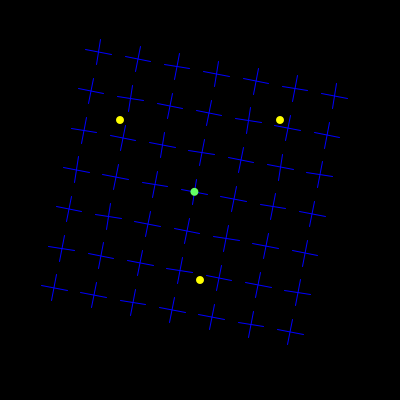
Frame 1 (no input)
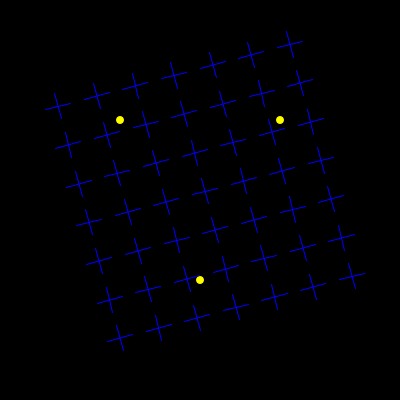
Frame 60 (the mouse pressed at the canvas centre just before this capture)
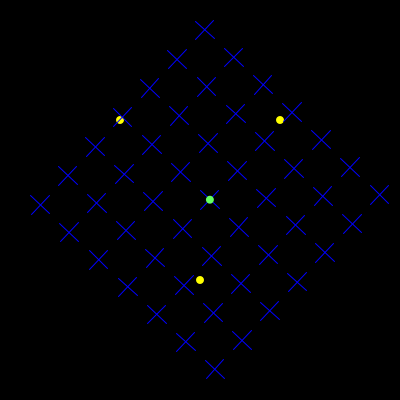
Frame 120 (the mouse held since frame 60 and released just before this capture)

The Processing sketch that drew these frames (run headless with seeded random() and noise(); from frame 60 on, the mouse is pressed at the canvas centre):

// Processing sketch: processing_168594
// ── processing_168594.pde

void setup() {
  size(400, 400);
}

void draw() {
  background(0);
  //Surrounding ellipses
  fill(255, 255, 0);
  noStroke();
  ellipse(120, 120, 8, 8);
  ellipse(280, 120, 8, 8);
  ellipse(200, 280, 8, 8);
  //Grid
  Grid grid = new Grid();
  translate(200, 200);
  rotate(millis()/1000.0);
  grid.draw();
  //Center Ellipse
  if ((frameCount/20) % 2 == 0) {
    noStroke();
    fill(100, 255, 100);
    ellipse(-7, -7, 8, 8);
  }
}

class Grid {
  Grid() {
  }

  void draw() {
    stroke(0, 0, 255);
    for (int x=-140; x<140; x=x+40) {
      for (int y=-140; y<140; y=y+40) {
        line(x, y+13, x+26, y+13);
        line(x+13, y, x+13, y+26);
      }
    }
  }
}
